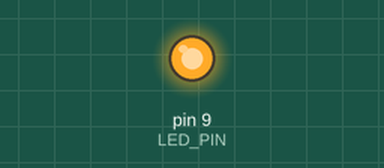
The sketch below on a simulated Arduino Uno, built with avr-gcc and run on an emulated ATmega328P. On the bench: output pins drawn as LEDs (lit = HIGH).

Above: at 1.2 s.
At 3.7 s:
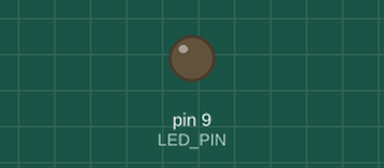
Timing chart, 0 to 6.5 s (numbered marks = the images above):
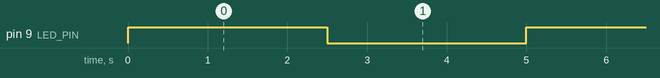

The sketch:

ArduinoBlinkProject.ino
```cpp
#define LED_PIN 9


void setup() {
  pinMode(LED_PIN, OUTPUT);
}

void loop() {
  digitalWrite(LED_PIN, HIGH);
  delay(2500);
  digitalWrite(LED_PIN, LOW);
  delay(2500);
}

void blinkSOS() {


}
```

Measured:
- by itself, pin 9 (LED_PIN): alternates HIGH for 2.5 s and LOW for 2.5 s
